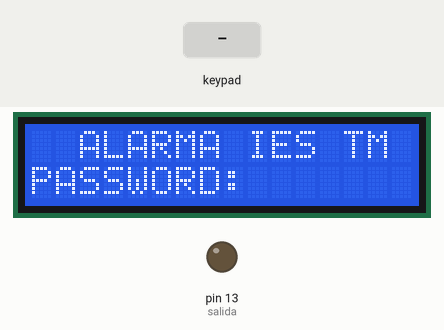
The sketch below on a simulated Arduino Uno, built with avr-gcc and run on an emulated ATmega328P. Parts: 16×2 character LCD, output pins drawn as LEDs (lit = HIGH). Inputs (shaded band) come from the test bench. What the sketch prints to the serial monitor is not drawn.

Above: at 1.2 s.
1.3 s: keypad keys 1 1 1 0 9 8 pressed 0.4 s apart
At 1.5 s:
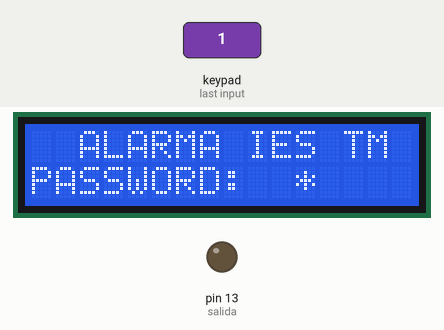
At 3.7 s:
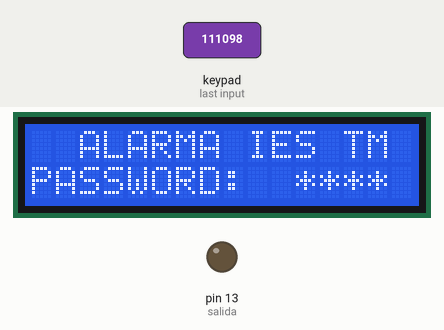
Timing chart, 0 to 5.2 s (numbered marks = the images above; inputs shaded):
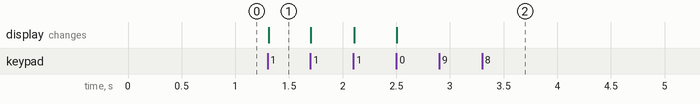

Measured:
- after the input at 1.3 s, the display: changes at once (image 1)

The sketch:

AlarmaPIR1.ino
```cpp
#include <Keypad.h>
#include <Wire.h>
#include <LCD.h>
#include <LiquidCrystal_I2C.h>
// Conexiones de la pantalla LCD al adaptador
LiquidCrystal_I2C lcd(0x27, 2, 1, 0, 4, 5, 6, 7, 3, POSITIVE); // Addr, En, Rw, Rs, d4, d5, d6, d7, backlighpin, polarity

//Código necesario para manejar el keypad
const byte filas = 4;
const byte columnas = 4;
byte pinsFilas[filas] = {11, 10, 9, 8}; //correspondencia pin-fila
byte pinsColumnas[columnas] = {7, 6, 5, 4}; //correspondencia pin-columna

char teclas [filas][columnas] = {

  {'1','2','3','A'},
  {'4','5','6','B'},
  {'7','8','9','C'},
  {'*','0','#','D'},
  };

 Keypad teclado = Keypad(makeKeymap(teclas), pinsFilas, pinsColumnas, filas, columnas);
//Fin del código necesario para manejar el keypad

char tecla;
char char1;
char char2;
char char3;
char char4;
int c = 0; //contador de pulsaciones de caractares
const int salida = 13;
// Inicio declaraciones módulo PIR
const int pinSensor = 0;
const int pinSalida = 1;
int estado;
// Fin declaraciones módulo PIR
void setup() {
pinMode(salida, OUTPUT);
// Inicio configuración módulo PIR
  pinMode(pinSensor, INPUT);
  pinMode(pinSalida, OUTPUT);
  digitalWrite(pinSalida, LOW);
// Fin configuración módulo PIR
digitalWrite(salida, LOW);
 Serial.begin(9600);
 	// Inicializamos la pantalla LCD
	lcd.begin(16,2);
//	lcd.noBacklight(); //Comentar para retroiluminar el display

	// Situamos el cursor en la primera casilla de la primera fila y escribimos un texto
	lcd.setCursor(0, 0);
        lcd.print("  ALARMA IES TM ");
        // Situamos el cursor en la primera casilla de la segunda fila
        lcd.setCursor(0, 1);
        lcd.print("PASSWORD:");
}


void loop() {

  tecla = teclado.getKey();

  if(tecla != NO_KEY && c<4){
    Serial.print(tecla); //monitorizamos carateres teclado
    Serial.print(c);     // monitorizamos pulsaciones teclado
   switch (c){
     case 0:
    c++;
    char1 = tecla;
    lcd.setCursor(11, 1);
    lcd.print("*");
    delay (50);
    break;
     case 1:
     char2 = tecla;
     c++;
    lcd.setCursor(12, 1);
    lcd.print("*");
    delay (50);
    break;
    case 2:
    char3 = tecla;
    c++;
    lcd.setCursor(13, 1);
    lcd.print("*");
    delay (50);
    break;
    case 3:
    char4 = tecla;
    c++;      //Saca de rango la alarma para no poder seguir introduciendo caracteres
    lcd.setCursor(14, 1);
    lcd.print("*");
    delay (50);
    break;
  }

  }
if(char1 == '#' && char2 == '2' && char3 == '9' && char4 == '#' && estado == LOW){
  digitalWrite(salida, HIGH);
  // Limpiamos la segunda linea de la pantalla LCD
	for(int i = 0; i < 16; i++){
	lcd.setCursor(i, 1);
	lcd.print(" ");
	}
        lcd.setCursor(0, 1);
        lcd.print("ALARMA ACTIVADA");
        delay(500);
 // La alarma PIR comienza a trabajar
        estado = digitalRead(pinSensor);
  if( estado == HIGH){


     // Limpiamos la primera linea de la pantalla LCD
	for(int i = 0; i < 16; i++){
	lcd.setCursor(i, 0);
	lcd.print(" ");
	}
        lcd.setCursor(0, 0);
        lcd.print("INTRUSION");
         // Limpiamos la segunda linea de la pantalla LCD
	for(int i = 0; i < 16; i++){
	lcd.setCursor(i, 1);
	lcd.print(" ");
	}
        lcd.setCursor(0, 1);
        lcd.print("DETECTADA");

           }

   else {
      digitalWrite(pinSalida, LOW);
      }
  }
  else {
      digitalWrite(salida, LOW);


      }
while(estado == HIGH){
        digitalWrite(pinSalida, HIGH);
        delay(1000);
        digitalWrite(pinSalida, LOW);
        delay(1000);
                }
}
```
